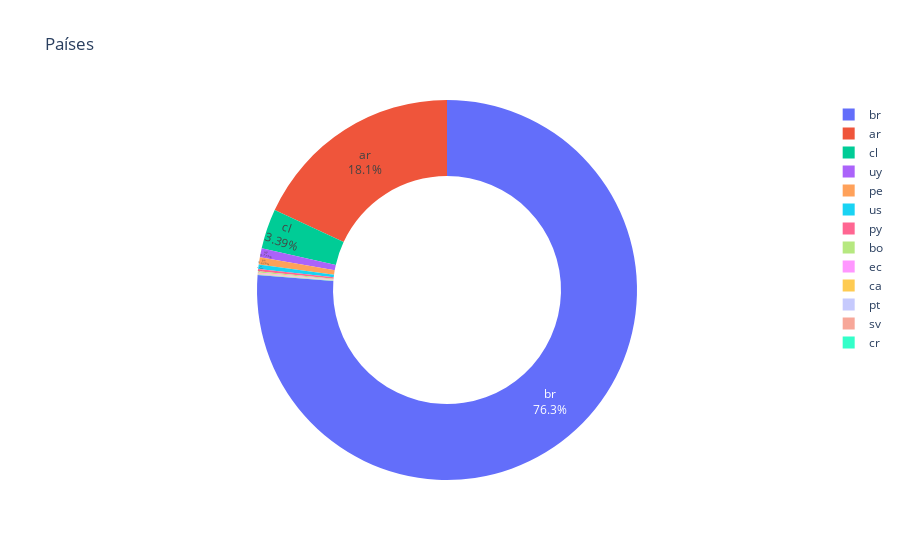

The notebook cell saved with this chart:
### Code cell
# Plot to donut chart
fig = px.pie(countries_count, values=countries_count.values, names=countries_count.index, title='Países')
fig.update_traces(textposition='inside', textinfo='percent+label')
# add hole
fig.update_traces(hole=.6, hoverinfo="label+percent+name")
fig.show()

### Figure 1 — Plotly figure (JSON) as saved in the notebook; plotly's stock layout.template omitted (floating-point values rounded to 4 significant figures)
{"data": [{"domain": {"x": [0, 1], "y": [0, 1]}, "hole": 0.6, "hoverinfo": "label+percent+name", "hovertemplate": "index=%{label}<br>value=%{value}<extra></extra>", "labels": ["br", "ar", "cl", "uy", "pe", "us", "py", "bo", "ec", "ca", "pt", "sv", "cr"], "legendgroup": "", "name": "", "showlegend": true, "textinfo": "percent+label", "textposition": "inside", "type": "pie", "values": [2071, 491, 92, 21, 17, 10, 5, 3, 2, 1, 1, 1, 1]}], "layout": {"legend": {"tracegroupgap": 0}, "title": {"text": "Países"}}}
